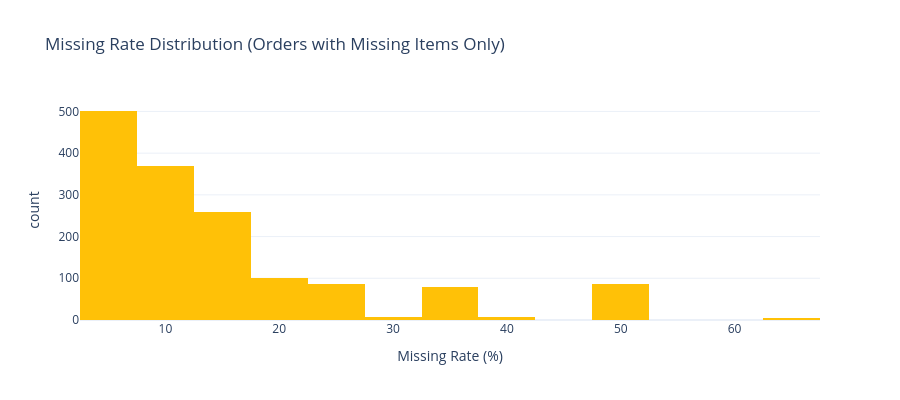

Notebook cell for this chart:
### Code cell
# Missing rate distribution (only for orders with missing items)
orders_with_issues = orders[orders['has_missing']]

fig = px.histogram(
    orders_with_issues, 
    x='missing_rate',
    nbins=20,
    title='Missing Rate Distribution (Orders with Missing Items Only)',
    labels={'missing_rate': 'Missing Rate (%)', 'count': 'Number of Orders'},
    color_discrete_sequence=['#FFC107']
)
fig.update_layout(height=400)
fig.show()

print(f"\nOrders with 100% missing rate: {(orders['missing_rate'] == 100).sum()}")
print(f"Orders with >50% missing rate: {(orders['missing_rate'] > 50).sum()}")

### Figure 1 — Plotly figure (JSON) as saved in the notebook; plotly's stock layout.template omitted (floating-point values rounded to 4 significant figures; data arrays with more than 128 entries replaced by an {"elided": "..."} marker saying what was removed)
{"data": [{"bingroup": "x", "hovertemplate": "Missing Rate (%)=%{x}<br>count=%{y}<extra></extra>", "legendgroup": "", "marker": {"color": "#FFC107", "pattern": {"shape": ""}}, "name": "", "nbinsx": 20, "orientation": "v", "showlegend": false, "type": "histogram", "x": {"elided": "1502 float values"}, "xaxis": "x", "yaxis": "y"}], "layout": {"barmode": "relative", "height": 400, "legend": {"tracegroupgap": 0}, "title": {"text": "Missing Rate Distribution (Orders with Missing Items Only)"}, "xaxis": {"anchor": "y", "domain": [0, 1], "title": {"text": "Missing Rate (%)"}}, "yaxis": {"anchor": "x", "domain": [0, 1], "title": {"text": "count"}}}}
